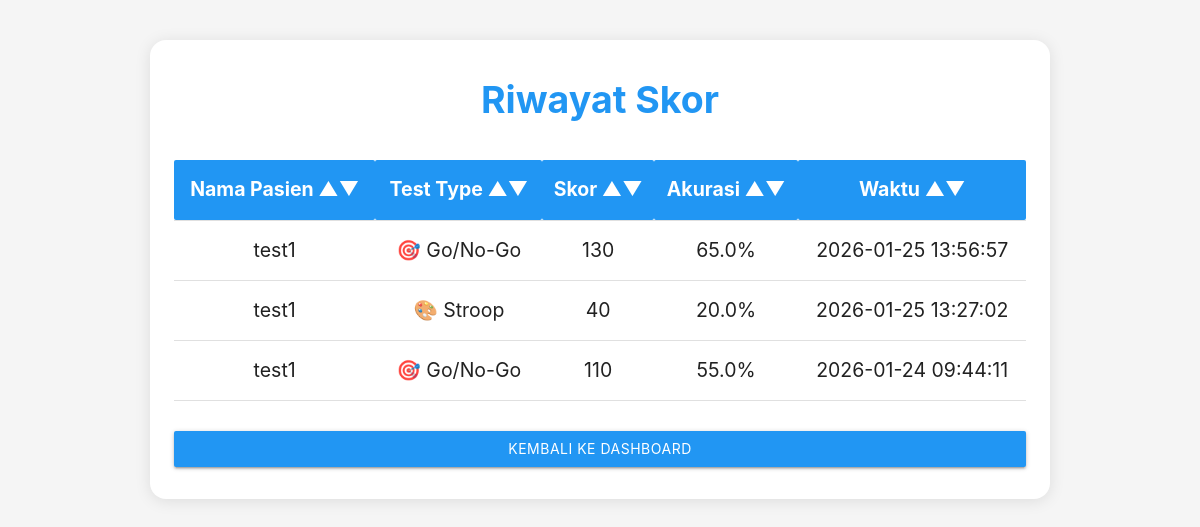
The app's page /scores (signed in), older data.
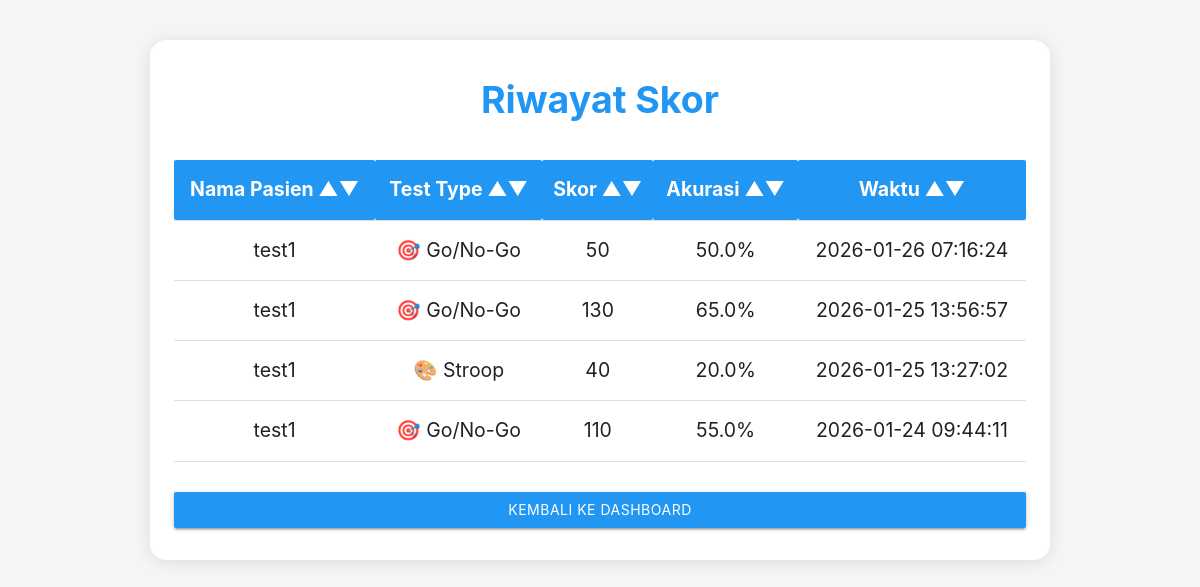
The same page, newer data.
### app.py (models this page shows)
class Score(db.Model):
    id = db.Column(db.Integer, primary_key=True)
    score = db.Column(db.Integer, nullable=False)
    test_type = db.Column(db.String(50), default="emoji")  # 'emoji', 'go_no_go', 'stroop'
    reaction_time = db.Column(db.Float, nullable=True)  # in milliseconds
    accuracy = db.Column(db.Float, nullable=True)  # percentage
    timestamp = db.Column(db.DateTime, default=db.func.current_timestamp())
    patient_id = db.Column(db.Integer, db.ForeignKey('patient.id'), nullable=False)

class Patient(db.Model):
    id = db.Column(db.Integer, primary_key=True)
    name = db.Column(db.String(100), nullable=False)
    age = db.Column(db.Integer, nullable=True)
    notes = db.Column(db.Text, nullable=True)
    user_id = db.Column(db.Integer, db.ForeignKey('user.id'), nullable=False)
    scores = db.relationship('Score', backref='patient', lazy=True)

### app.py (the view)
@app.route("/scores")
def scores():
    if "user_id" not in session:
        return redirect(url_for("login"))
    patients = Patient.query.filter_by(user_id=session["user_id"]).all()
    patient_ids = [p.id for p in patients]
    user_scores = Score.query.filter(Score.patient_id.in_(patient_ids)).order_by(Score.timestamp.desc()).limit(100).all()
    return render_template("scores.html", scores=user_scores)

### templates/scores.html (shortened to what this page needs)
<!DOCTYPE html>
<html lang="id">
<head>
    <link rel="stylesheet" href="https://cdnjs.cloudflare.com/ajax/libs/materialize/1.0.0/css/materialize.min.css">
</head>
<body>
    <div class="score-card">
        <div class="score-title">Riwayat Skor</div>
        <table id="scoreTable" class="score-table highlight centered">
            <thead>
                <tr>
                    <th onclick="sortTable(0)">Nama Pasien &#x25B2;&#x25BC;</th>
                    <th onclick="sortTable(1)">Test Type &#x25B2;&#x25BC;</th>
                    <th onclick="sortTable(2)">Skor &#x25B2;&#x25BC;</th>
                    <th onclick="sortTable(3)">Akurasi &#x25B2;&#x25BC;</th>
                    <th onclick="sortTable(4)">Waktu &#x25B2;&#x25BC;</th>
                </tr>
            </thead>
            <tbody>
                {% for score in scores %}
                <tr>
                    <td>{% if patient %}{{ patient.name }}{% elif score.patient %}{{ score.patient.name }}{% else %}-{% endif %}</td>
                    <td>
                        {% if score.test_type == 'go_no_go' %}
                            🎯 Go/No-Go
                        {% elif score.test_type == 'stroop' %}
                            🎨 Stroop
                        {% else %}
                            -
                        {% endif %}
                    </td>
                    <td>{{ score.score }}</td>
                    <td>{% if score.accuracy %}{{ "%.1f"|format(score.accuracy) }}%{% else %}-{% endif %}</td>
                    <td>{{ score.timestamp.strftime('%Y-%m-%d %H:%M:%S') if score.timestamp else '-' }}</td>
                </tr>
                {% endfor %}
            </tbody>
        </table>
        <a href="{{ url_for('dashboard') }}" class="btn blue back-btn">Kembali ke Dashboard</a>
    </div>
</body>
</html>

### templates/scores.html (style rules this page uses)
body { background: #f5f5f5; }
.score-card { max-width: 900px; margin: 40px auto; padding: 32px 24px; background: #fff; border-radius: 16px; box-shadow: 0 2px 16px rgba(0,0,0,0.10); }
.score-title { text-align: center; font-size: 2.5rem; margin-bottom: 32px; font-weight: bold; color: #2196F3; }
.score-table th, .score-table td { font-size: 1.3rem; }
.score-table th { background: #2196F3; color: white; cursor:pointer; }
.score-table { margin-top: 20px; }
.back-btn { margin-top: 30px; display: block; text-align: center; }

Row changes from the older to the newer data that the page shows:
added Score: patient.name "test1", test_type "🎯 Go/No-Go", score "50", accuracy "50.0", timestamp "2026-01-26 07:16:24"
